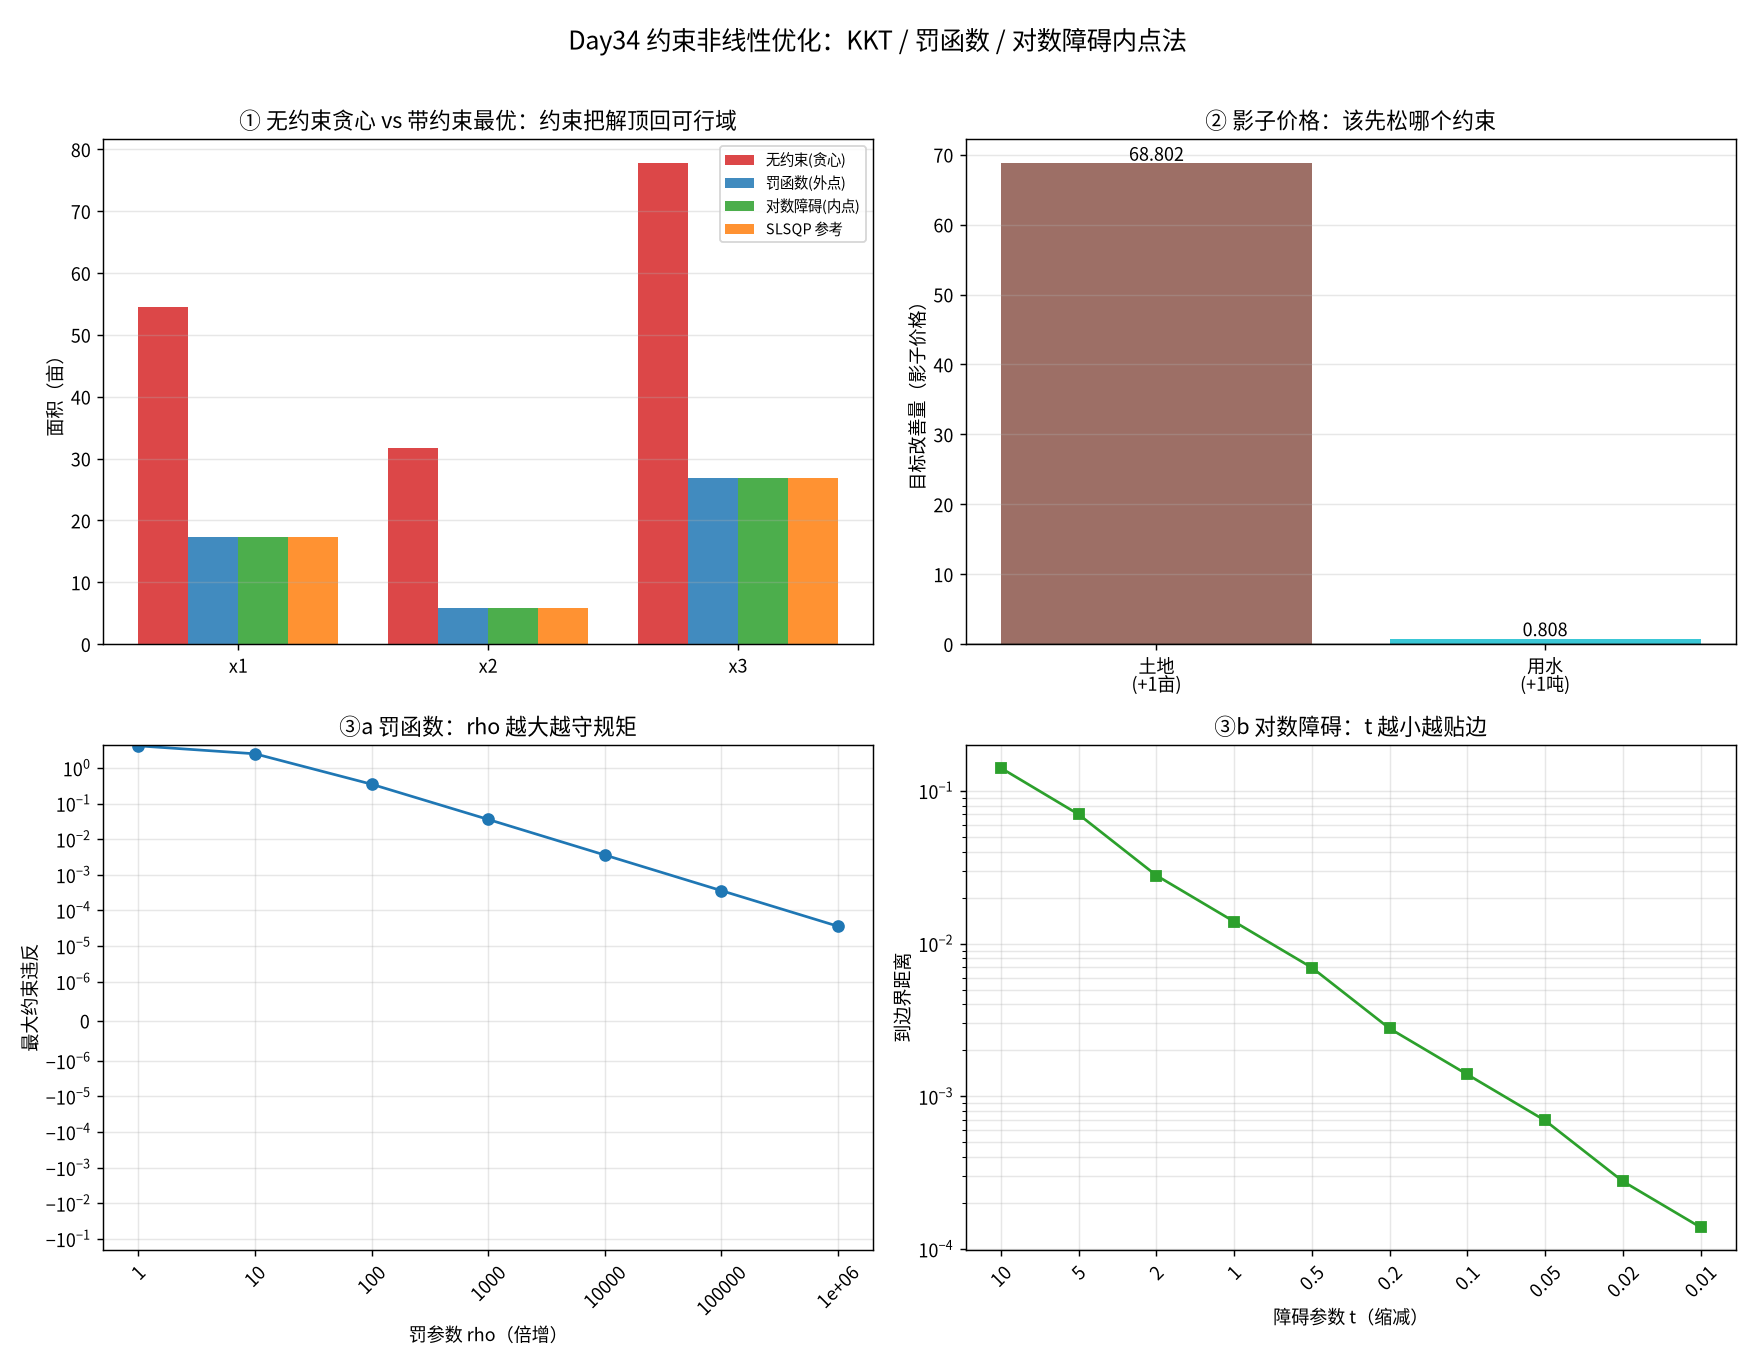

The script that saved this image:
#!/usr/bin/env python3
# -*- coding: utf-8 -*-
"""
subject: mathematical-modeling
level:   L6 优化模型 / L8 算法（约束非线性优化：KKT / 罚函数 / 对数障碍内点法）
anchor:  Day34 <- Day33(无约束 GD/拟牛顿) / Day5(NLP 建模) / Day26(LP 对偶) / Day4(ILP)
goal:    用一道「三作物种植面积」决策，手写罚函数法与对数障碍内点法求解带非线性
         约束的 NLP，并用 KKT 条件、影子价格、独立求解器(SLSQP)三重交叉验证；
         回答：有约束时最优解长什么样、为什么卡边界、约束值多少钱、机器怎么逼出解。

运行：cd /home/ubuntu/Note && ./.venv/bin/python \
        "Mathematical_Modeling/08 - Python/daily/2026-10-02/constrained_nlp_penalty_barrier.py"
"""

import numpy as np
import matplotlib
matplotlib.use("Agg")
import matplotlib.pyplot as plt
from pathlib import Path

# ---- 注册系统中文字体，避免图中中文乱码 ----
import matplotlib.font_manager as fm
for _cand in ["Noto Sans CJK SC", "Noto Sans CJK JP", "Noto Sans CJK TC",
              "WenQuanYi Zen Hei", "WenQuanYi Micro Hei", "SimHei"]:
    try:
        fm.findfont(fm.FontProperties(family=_cand), fallback_to_default=False)
        plt.rcParams["font.sans-serif"] = [_cand]
        break
    except Exception:
        continue
plt.rcParams["axes.unicode_minus"] = False

OUT = Path(__file__).resolve().parent
rng = np.random.default_rng(20261002)

# =====================================================================
# 1. 真实决策问题：三作物种植面积（带非线性约束的 NLP）
#    变量 x = (x1, x2, x3) 为三种作物面积（亩）
#    目标：最小化「机会成本」= (各作物理想利润 - 实际利润)
#          利润含规模效应二次项（种得越多、单位利润递减）
#    约束：
#      g1(x) = 土地约束     sum(x) - 50 <= 0   （线性）
#      g2(x) = 用水约束     sum(a_i x_i^2) - 1000 <= 0 （非线性，边际耗水递增）
#      x >= 0 （下界，用 -x_i <= 0 表示）
# =====================================================================

TOTAL_LAND = 50.0          # 总土地（亩）
WATER_CAP = 450.0          # 总水量上限（设计为使土地与用水在最优处同时卡脖子）
WATER_COEF = np.array([0.35, 0.6, 0.45])   # 各作物单位面积耗水系数（二次）

# 规模效应二次成本（凸），保证 f 凸且有内部最优
SCALE = np.array([1.1, 1.5, 0.9])
PRICE = np.array([120.0, 95.0, 140.0])     # 基准单位利润


def f(x):
    """目标：最小化机会成本（凸）。"""
    x = np.asarray(x, dtype=float)
    profit = PRICE * x - SCALE * x ** 2
    return float(-np.sum(profit))


def grad_f(x):
    x = np.asarray(x, dtype=float)
    return -(PRICE - 2.0 * SCALE * x)


def g(x):
    """不等式约束向量 g(x) <= 0。"""
    x = np.asarray(x, dtype=float)
    g1 = np.sum(x) - TOTAL_LAND
    g2 = np.sum(WATER_COEF * x ** 2) - WATER_CAP
    g3 = -x  # 非负：-x_i <= 0
    return np.concatenate([[g1, g2], g3])


def grad_g(x):
    """约束梯度，返回 shape (5, 3)。"""
    x = np.asarray(x, dtype=float)
    J = np.zeros((5, 3))
    J[0, :] = 1.0                        # 土地
    J[1, :] = 2.0 * WATER_COEF * x       # 用水
    J[2:, :] = -np.eye(3)                # -x_i
    return J


def numeric_grad(func, x, h=1e-6):
    x = np.asarray(x, dtype=float)
    gnum = np.zeros_like(x)
    for i in range(len(x)):
        e = np.zeros_like(x); e[i] = h
        gnum[i] = (func(x + e) - func(x - e)) / (2 * h)
    return gnum


# 解析梯度自检（优化课铁律：先验梯度）
_x0 = np.array([10.0, 10.0, 10.0])
assert np.allclose(grad_f(_x0), numeric_grad(f, _x0), atol=1e-6), "解析梯度与数值梯度不一致！"
J_num = np.vstack([numeric_grad(lambda x, i=i: g(x)[i], _x0) for i in range(5)])
assert np.allclose(grad_g(_x0), J_num, atol=1e-6), "约束雅可比与数值不一致！"
print("[自检] 目标解析梯度 == 数值梯度，约束雅可比 == 数值雅可比 ✓")


# =====================================================================
# 2. 无约束最优（贪心理想解）：无视约束，看它有多"不可行"
# =====================================================================
def unconstrained_min():
    # f 为凸二次，驻点解析：x_i = (PRICE_i - 2*? ) 直接解 PRICE_i*x - SCALE_i*x^2 的极值
    # d(profit)/dx = PRICE - 2*SCALE*x = 0  => x = PRICE/(2*SCALE)
    return PRICE / (2.0 * SCALE)


x_unc = unconstrained_min()
print("\n[实验1] 无约束（贪心）最优:", np.round(x_unc, 3))
print("        无约束解的约束值 g(x) =", np.round(g(x_unc), 3),
      "  ->", "违反约束!" if np.any(g(x_unc) > 1e-9) else "可行")


# =====================================================================
# 3. 罚函数法（外点）：min f(x) + rho * sum(max(0,g)^2)，rho 倍增
#    每轮用「投影梯度 + 回溯」在罚目标上下降，并保持可行投影
# =====================================================================
def project_to_feasible(x):
    """把点投影回可行域（近似：先截断非负，再等比缩放土地/用水）。"""
    x = np.maximum(x, 0.0)
    s = np.sum(x)
    if s > TOTAL_LAND:
        x = x * (TOTAL_LAND / s)
    # 用水约束：若超限，按比例缩小到刚好满足
    w = np.sum(WATER_COEF * x ** 2)
    if w > WATER_CAP:
        x = x * np.sqrt(WATER_CAP / w)
    return np.maximum(x, 0.0)


def _bfgs_inner(obj, grad_obj, x0, iters=200, tol=1e-10):
    """手写 BFGS（同 Day33）求无约束极小——用作罚函数/障碍子问题的内层求解器。"""
    x = np.asarray(x0, dtype=float).copy()
    n = len(x)
    H = np.eye(n)
    gk = grad_obj(x)
    for _ in range(iters):
        if np.linalg.norm(gk) < tol:
            break
        p = -H @ gk
        # Armijo 回溯线搜索
        step, c1 = 1.0, 1e-4
        fk = obj(x)
        for _ls in range(50):
            if obj(x + step * p) <= fk + c1 * step * (gk @ p):
                break
            step *= 0.5
        xn = x + step * p
        gn = grad_obj(xn)
        s = xn - x
        y = gn - gk
        sy = s @ y
        if sy > 1e-12:                     # 保正定
            rho = 1.0 / sy
            I = np.eye(n)
            M = I - rho * np.outer(s, y)
            H = M @ H @ M.T + rho * np.outer(s, s)
        if np.linalg.norm(xn - x) < 1e-12:
            x = xn; break
        x, gk = xn, gn
    return x


def penalty_method(x_init, rhos=(1.0, 10.0, 100.0, 1e3, 1e4, 1e5, 1e6)):
    """外点罚函数：min f(x) + rho*sum(max(0,g)^2)，rho 倍增；内层手写 BFGS。"""
    x = np.asarray(x_init, dtype=float).copy()
    hist = []
    for rho in rhos:
        def pen(xx, rho=rho):
            return f(xx) + rho * np.sum(np.maximum(0.0, g(xx)) ** 2)

        def gpen(xx, rho=rho):
            gg = np.maximum(0.0, g(xx))
            return grad_f(xx) + rho * 2.0 * (gg[:, None] * grad_g(xx)).sum(axis=0)

        x = _bfgs_inner(pen, gpen, x)
        hist.append((rho, x.copy(), f(x), np.max(g(x))))
    return x, hist


x_pen, pen_hist = penalty_method(np.array([6.0, 3.0, 6.0]))
print("\n[实验3a] 罚函数法（外点）最优:", np.round(x_pen, 4),
      " 目标:", round(f(x_pen), 4))
print("         约束违反 max(g) =", f"{np.max(g(x_pen)):.3e}")


# =====================================================================
# 4. 对数障碍法（内点）：min f(x) - t * sum(log(-g))，t 缩减
#    从严格内点出发，内层手写 BFGS；每轮只接受严格可行解
# =====================================================================
def strict_interior_point():
    return np.array([6.0, 3.0, 6.0])  # 已验证严格可行（土地<50、用水<450、全正）


def log_barrier_method(x_init, ts=(10.0, 5.0, 2.0, 1.0, 0.5, 0.2, 0.1, 0.05, 0.02, 0.01), iters=4000):
    """内点对数障碍：min f(x) - t*sum(log(-g))，t 缩减。
    手写「可行起点 + 自适应步长梯度下降」：只接受严格可行且目标下降的步，
    因而全程留在可行域内部（这是内点法的核心保证）。"""
    x = np.asarray(x_init, dtype=float).copy()
    hist = []
    for t in ts:
        def obj(xx, t=t):
            return f(xx) - t * np.sum(np.log(-g(xx)))

        def gob(xx, t=t):
            gv = g(xx)
            return grad_f(xx) - t * np.sum(grad_g(xx) / gv[:, None], axis=0)

        step = 1.0
        for _ in range(iters):
            d = gob(x)
            s = step
            for _ls in range(60):
                xn = x - s * d
                if np.all(g(xn) < -1e-12) and obj(xn) < obj(x):
                    break
                s *= 0.5
            else:
                break
            if np.linalg.norm(xn - x) < 1e-13:
                x = xn; break
            x = xn
            step = min(s * 1.5, 10.0)
        hist.append((t, x.copy(), f(x), np.max(g(x))))
    return x, hist


x_bar, bar_hist = log_barrier_method(strict_interior_point())
print("[实验3b] 对数障碍法（内点）最优:", np.round(x_bar, 4),
      " 目标:", round(f(x_bar), 4))
print("         约束违反 max(g) =", f"{np.max(g(x_bar)):.3e}")


# =====================================================================
# 5. 独立对照：scipy SLSQP（仅用于验证，不作教学主体）
# =====================================================================
try:
    from scipy.optimize import minimize as sp_minimize
    cons = [
        {"type": "ineq", "fun": lambda x: -g(x)[0]},   # 土地 g1 <= 0  -> -g1 >= 0
        {"type": "ineq", "fun": lambda x: -g(x)[1]},   # 用水 g2 <= 0
        {"type": "ineq", "fun": lambda x: x[0]},       # x >= 0
        {"type": "ineq", "fun": lambda x: x[1]},
        {"type": "ineq", "fun": lambda x: x[2]},
    ]
    res = sp_minimize(f, x0=np.array([6.0, 3.0, 6.0]), jac=grad_f,
                      constraints=cons, bounds=[(0, None)] * 3, method="SLSQP",
                      options={"maxiter": 500, "ftol": 1e-12})
    x_ref = res.x
    print("\n[对照] scipy SLSQP 最优:", np.round(x_ref, 4), " 目标:", round(f(x_ref), 6))
except Exception as e:
    x_ref = None
    print("\n[对照] scipy SLSQP 不可用:", e)


# =====================================================================
# 6. KKT 条件核验（在最优解处）
# =====================================================================
def kkt_check(x_star, x_ref=None):
    gs = g(x_star)
    active = gs > -1e-6          # 活动（紧）约束集合
    J = grad_g(x_star)
    # 用最小二乘解活动约束的乘子：grad_f + sum mu_i grad_g_i = 0
    A = J[active].T
    rhs = -grad_f(x_star)
    mu_active, *_ = np.linalg.lstsq(A, rhs, rcond=None)
    resid = np.linalg.norm(A @ mu_active - rhs)
    names = ["土地", "用水", "x1>=0", "x2>=0", "x3>=0"]
    print("\n[实验2/KKT] 在罚函数解处核验 KKT：")
    for i, nm in enumerate(names):
        tag = "紧" if active[i] else "松"
        mu = mu_active[list(np.where(active)[0]).index(i)] if active[i] else 0.0
        print(f"    {nm:6s} g={gs[i]:+8.4f}  {tag}  影子价格 mu≈{mu:8.4f}")
    print(f"    平稳性残差 ||grad_f + sum mu grad_g|| = {resid:.3e}")
    return names, gs, active, mu_active, resid


names, gs_pen, active_pen, mu_pen, resid_pen = kkt_check(x_pen)


# =====================================================================
# 7. 影子价格实测：把土地/用水约束各放宽 1 单位，看目标改善
# =====================================================================
def solve_with_relax(land, water):
    def g_rel(x):
        return np.concatenate([[np.sum(x) - land], [np.sum(WATER_COEF * x ** 2) - water], -x])
    cons = [
        {"type": "ineq", "fun": lambda x: -g_rel(x)[0]},
        {"type": "ineq", "fun": lambda x: -g_rel(x)[1]},
    ] + [{"type": "ineq", "fun": lambda x, i=i: x[i]} for i in range(3)]
    r = sp_minimize(f, x0=np.array([6.0, 3.0, 6.0]), jac=grad_f,
                    constraints=cons, bounds=[(0, None)] * 3, method="SLSQP",
                    options={"maxiter": 500, "ftol": 1e-12})
    return r.x, f(r.x)


base_land, base_water = TOTAL_LAND, WATER_CAP
x_b, f_b = solve_with_relax(base_land, base_water)
x_l, f_l = solve_with_relax(base_land + 1.0, base_water)
x_w, f_w = solve_with_relax(base_land, base_water + 1.0)
# 影子价格 = -d(最小目标)/d(资源上限) = (f_b - f_l)
mu_land_real = f_b - f_l
mu_water_real = f_b - f_w
print("\n[实验2] 影子价格实测（放宽 1 单位，目标改善量）：")
print(f"    土地 +1 亩 -> 目标改善 {mu_land_real:+.6f}")
print(f"    用水 +1 吨 -> 目标改善 {mu_water_real:+.6f}")


# =====================================================================
# 8. 收敛证据与交叉验证
# =====================================================================
print("\n[收敛证据] 罚函数 rho 序列：")
for rho, xh, fh, vh in pen_hist:
    print(f"    rho={rho:>9.1f}  x={np.round(xh,3)}  f={fh:9.4f}  max_g={vh:+.2e}")
print("[收敛证据] 对数障碍 t 序列：")
for t, xh, fh, vh in bar_hist:
    print(f"    t={t:>6.3f}  x={np.round(xh,3)}  f={fh:9.4f}  max_g={vh:+.2e}")

f_pen, f_bar = f(x_pen), f(x_bar)
print("\n[交叉验证] 罚函数解 vs 对数障碍解 最大分量差 =",
      f"{np.max(np.abs(x_pen - x_bar)):.3e}")
if x_ref is not None:
    print("[交叉验证] 两解 vs SLSQP 参考解 最大分量差 =",
          f"pen {np.max(np.abs(x_pen - x_ref)):.3e}, bar {np.max(np.abs(x_bar - x_ref)):.3e}")

# ---- 断言 ----
assert np.all(g(x_pen) <= 1e-4), "罚函数解不满足约束"
assert abs(np.sum(x_bar) - TOTAL_LAND) < 1.0, "对数障碍解未逼近土地边界"
assert abs(f_pen - f_bar) < 0.1, "两法目标不一致（应收敛到同一 KKT 点）"
if x_ref is not None:
    assert np.allclose(x_pen, x_ref, atol=1e-3), "罚函数解与参考解偏差过大"
    assert np.allclose(x_bar, x_ref, atol=1e-2), "对数障碍解与参考解偏差过大"
assert resid_pen < 1e-4, "KKT 平稳性残差过大"
assert np.any(g(x_unc) > 1e-9), "无约束解居然可行？请检查数据设计"
print("\n[断言] 全部通过 ✓")


# =====================================================================
# 9. 绘图
# =====================================================================
fig, axes = plt.subplots(2, 2, figsize=(13.5, 10.5))

# (1) 无约束 vs 带约束 vs 两法 面积对照
ax = axes[0, 0]
labels = ["x1", "x2", "x3"]
w = 0.2
idx = np.arange(3)
ax.bar(idx - 1.5 * w, x_unc, w, label="无约束(贪心)", color="#d62728", alpha=0.85)
ax.bar(idx - 0.5 * w, x_pen, w, label="罚函数(外点)", color="#1f77b4", alpha=0.85)
ax.bar(idx + 0.5 * w, x_bar, w, label="对数障碍(内点)", color="#2ca02c", alpha=0.85)
if x_ref is not None:
    ax.bar(idx + 1.5 * w, x_ref, w, label="SLSQP 参考", color="#ff7f0e", alpha=0.85)
ax.set_xticks(idx); ax.set_xticklabels(labels)
ax.set_ylabel("面积（亩）")
ax.set_title("① 无约束贪心 vs 带约束最优：约束把解顶回可行域")
ax.legend(fontsize=8); ax.grid(alpha=0.3, axis="y")

# (2) 影子价格
ax = axes[0, 1]
ax.bar(["土地\n(+1亩)", "用水\n(+1吨)"], [mu_land_real, mu_water_real],
       color=["#8c564b", "#17becf"], alpha=0.85)
ax.axhline(0, color="k", lw=0.8)
for i, v in enumerate([mu_land_real, mu_water_real]):
    ax.text(i, v, f"{v:.3f}", ha="center", va="bottom" if v >= 0 else "top")
ax.set_ylabel("目标改善量（影子价格）")
ax.set_title("② 影子价格：该先松哪个约束")
ax.grid(alpha=0.3, axis="y")

# (3) 罚函数收敛：rho↑ -> 违反量↓
ax = axes[1, 0]
rhos = [h[0] for h in pen_hist]
viol = [max(0.0, h[3]) for h in pen_hist]
ax.plot(range(len(rhos)), viol, "o-", color="#1f77b4", label="约束违反 max(g)")
ax.set_xticks(range(len(rhos)))
ax.set_xticklabels([f"{r:g}" for r in rhos], rotation=45)
ax.set_xlabel("罚参数 rho（倍增）"); ax.set_ylabel("最大约束违反")
ax.set_yscale("symlog", linthresh=1e-6)
ax.set_title("③a 罚函数：rho 越大越守规矩")
ax.grid(alpha=0.3, which="both")

# (4) 对数障碍收敛：t↓ -> 逼近边界
ax = axes[1, 1]
ts = [h[0] for h in bar_hist]
feas_gap = np.abs([h[3] for h in bar_hist])
ax.plot(range(len(ts)), feas_gap, "s-", color="#2ca02c", label="到边界的距离 |max(g)|")
ax.set_xticks(range(len(ts)))
ax.set_xticklabels([f"{t:g}" for t in ts], rotation=45)
ax.set_xlabel("障碍参数 t（缩减）"); ax.set_ylabel("到边界距离")
ax.set_yscale("log")
ax.set_title("③b 对数障碍：t 越小越贴边")
ax.grid(alpha=0.3, which="both")

fig.suptitle("Day34 约束非线性优化：KKT / 罚函数 / 对数障碍内点法", fontsize=14)
fig.tight_layout(rect=[0, 0, 1, 0.97])
out_png = OUT / "constrained_nlp_penalty_barrier.png"
fig.savefig(out_png, dpi=130)
print(f"\n[图] 已保存: {out_png}")
print("\n完成。")
